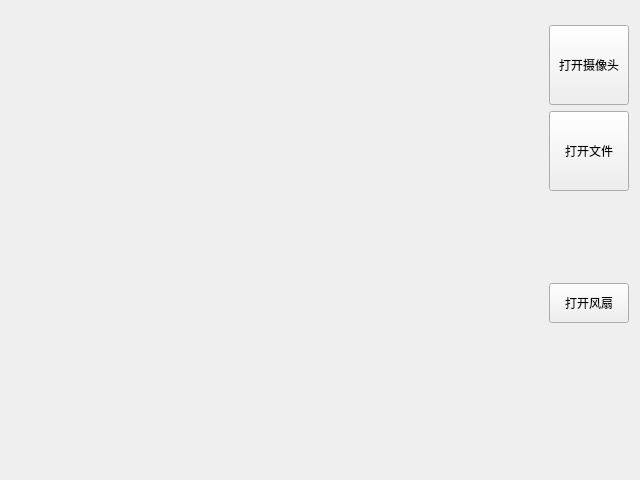
<?xml version="1.0" encoding="UTF-8"?>
<ui version="4.0">
 <class>MainWindow</class>
 <widget class="QMainWindow" name="MainWindow">
  <property name="geometry">
   <rect>
    <x>0</x>
    <y>0</y>
    <width>640</width>
    <height>480</height>
   </rect>
  </property>
  <property name="minimumSize">
   <size>
    <width>640</width>
    <height>480</height>
   </size>
  </property>
  <property name="maximumSize">
   <size>
    <width>640</width>
    <height>480</height>
   </size>
  </property>
  <property name="windowTitle">
   <string>火灾检测系统</string>
  </property>
  <widget class="QWidget" name="centralWidget">
   <layout class="QVBoxLayout" name="verticalLayout_4">
    <item>
     <layout class="QHBoxLayout" name="horizontalLayout">
      <item>
       <widget class="QLabel" name="label">
        <property name="text">
         <string/>
        </property>
        <property name="scaledContents">
         <bool>true</bool>
        </property>
       </widget>
      </item>
      <item>
       <layout class="QVBoxLayout" name="verticalLayout_3">
        <property name="sizeConstraint">
         <enum>QLayout::SetMinimumSize</enum>
        </property>
        <item>
         <layout class="QVBoxLayout" name="verticalLayout">
          <item>
           <widget class="QPushButton" name="camerabtn">
            <property name="minimumSize">
             <size>
              <width>0</width>
              <height>80</height>
             </size>
            </property>
            <property name="maximumSize">
             <size>
              <width>80</width>
              <height>16777215</height>
             </size>
            </property>
            <property name="text">
             <string>打开摄像头</string>
            </property>
           </widget>
          </item>
          <item>
           <widget class="QPushButton" name="filebtn">
            <property name="minimumSize">
             <size>
              <width>0</width>
              <height>80</height>
             </size>
            </property>
            <property name="maximumSize">
             <size>
              <width>80</width>
              <height>16777215</height>
             </size>
            </property>
            <property name="text">
             <string>打开文件</string>
            </property>
           </widget>
          </item>
         </layout>
        </item>
        <item>
         <layout class="QVBoxLayout" name="verticalLayout_2">
          <property name="sizeConstraint">
           <enum>QLayout::SetMinimumSize</enum>
          </property>
          <item>
           <widget class="QLabel" name="fenshan">
            <property name="minimumSize">
             <size>
              <width>80</width>
              <height>80</height>
             </size>
            </property>
            <property name="maximumSize">
             <size>
              <width>80</width>
              <height>80</height>
             </size>
            </property>
            <property name="text">
             <string/>
            </property>
            <property name="pixmap">
             <pixmap resource="imgs.qrc">:/imgs/fenshan.png</pixmap>
            </property>
            <property name="scaledContents">
             <bool>true</bool>
            </property>
           </widget>
          </item>
          <item>
           <widget class="QPushButton" name="fenshanbtn">
            <property name="minimumSize">
             <size>
              <width>0</width>
              <height>40</height>
             </size>
            </property>
            <property name="maximumSize">
             <size>
              <width>80</width>
              <height>16777215</height>
             </size>
            </property>
            <property name="text">
             <string>打开风扇</string>
            </property>
           </widget>
          </item>
          <item>
           <widget class="QLabel" name="mq">
            <property name="minimumSize">
             <size>
              <width>80</width>
              <height>60</height>
             </size>
            </property>
            <property name="maximumSize">
             <size>
              <width>80</width>
              <height>60</height>
             </size>
            </property>
            <property name="layoutDirection">
             <enum>Qt::LeftToRight</enum>
            </property>
            <property name="text">
             <string/>
            </property>
            <property name="textFormat">
             <enum>Qt::AutoText</enum>
            </property>
            <property name="pixmap">
             <pixmap resource="imgs.qrc">:/imgs/fire_green.png</pixmap>
            </property>
            <property name="scaledContents">
             <bool>true</bool>
            </property>
           </widget>
          </item>
          <item>
           <widget class="QLabel" name="wifi">
            <property name="minimumSize">
             <size>
              <width>80</width>
              <height>60</height>
             </size>
            </property>
            <property name="maximumSize">
             <size>
              <width>80</width>
              <height>60</height>
             </size>
            </property>
            <property name="text">
             <string/>
            </property>
            <property name="pixmap">
             <pixmap resource="imgs.qrc">:/imgs/wifi_red.png</pixmap>
            </property>
            <property name="scaledContents">
             <bool>true</bool>
            </property>
           </widget>
          </item>
         </layout>
        </item>
       </layout>
      </item>
     </layout>
    </item>
   </layout>
  </widget>
 </widget>
 <layoutdefault spacing="6" margin="11"/>
 <resources>
  <include location="imgs.qrc"/>
 </resources>
 <connections/>
</ui>
